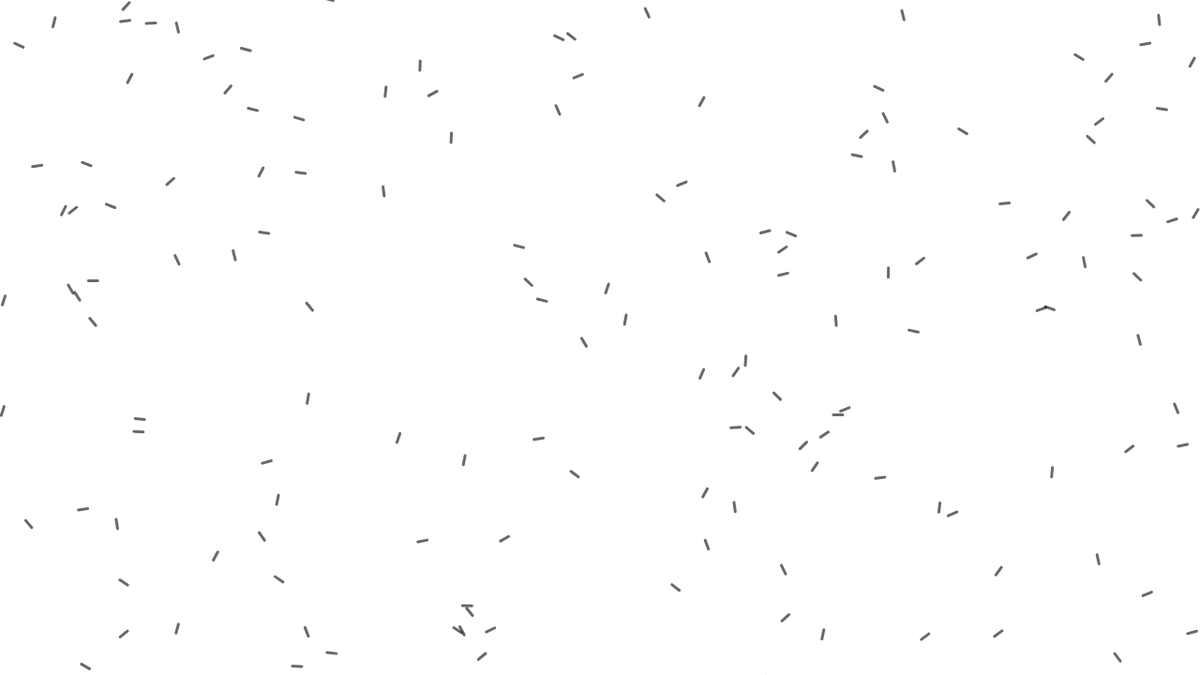
Frame 1 (no input)
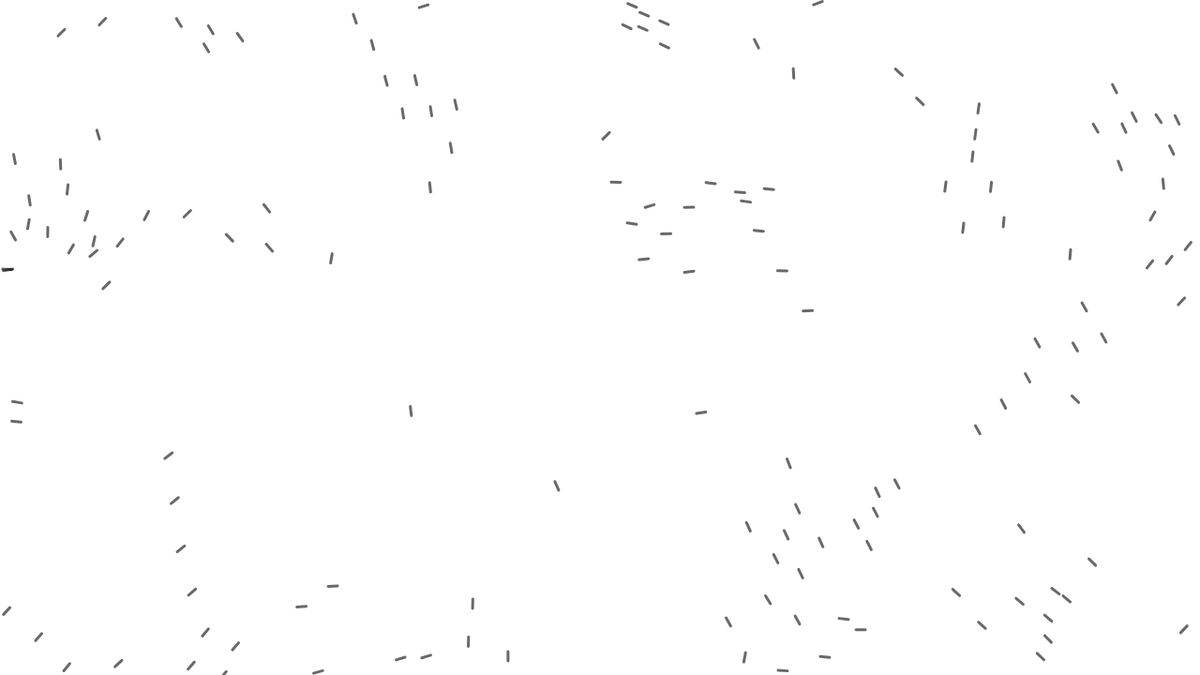
Frame 60 (no input)
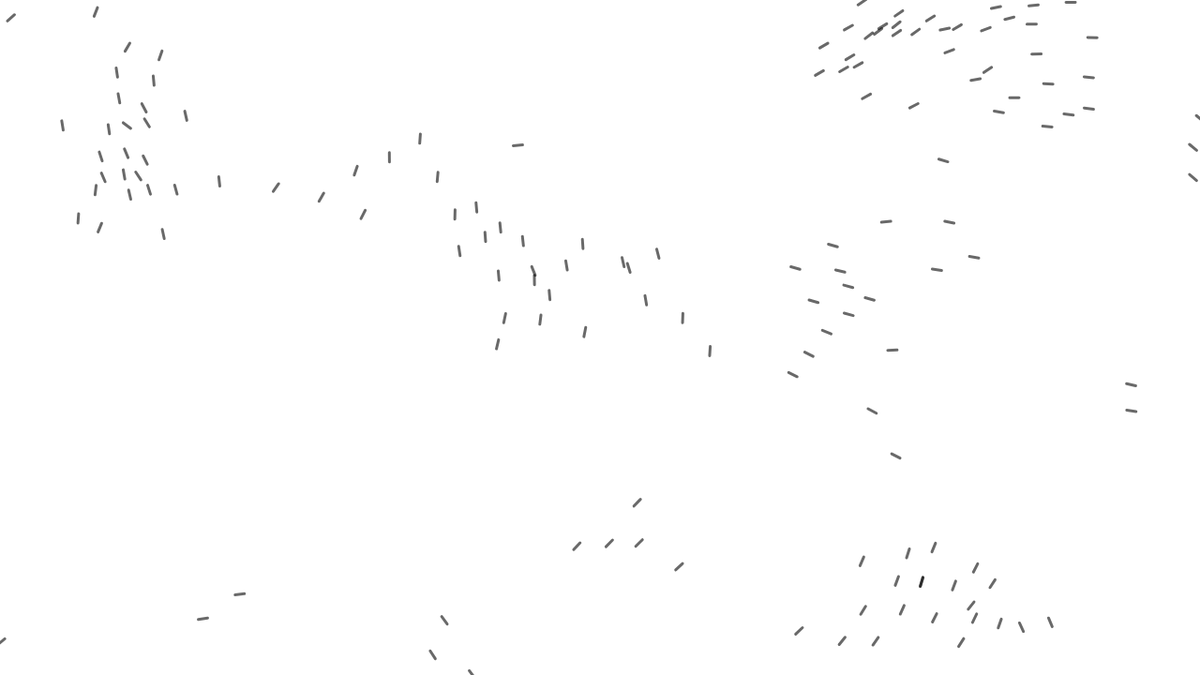
Frame 120 (the mouse pressed at the canvas centre since frame 60)

The p5.js sketch that drew these frames (run headless with seeded random() and noise() and a simulated clock; from frame 60 on, the mouse is pressed at the canvas centre):

// p5.js sketch
// ── sketch.js
var flock;
var alignmentCoef = 1;
var cohesionCoef = 1;
var separationCoef = 1.2;

class Boid {
  constructor() {
    this.pos = createVector(random(width), random(height));
    this.vel = p5.Vector.random2D();
    this.vel.setMag(random(2, 5));
    this.acl = createVector();
    this.perception = 50;
    this.maxacl = 0.6;
    this.maxvel = 4;
  }

  edge() {
    if (this.pos.x > width) {
      this.pos.x = 0;
    } else if (this.pos.x < 0) {
      this.pos.x = width;
    } else if (this.pos.y < 0) {
      this.pos.y = height;
    } else if (this.pos.y > height) {
      this.pos.y = 0;
    }
  }

  check(boids) {
    let alignment = createVector();
    let cohesion = createVector();
    let seperation = createVector();
    let total = 0;
    for (let other of boids) {
      let d = dist(this.pos.x, this.pos.y, other.pos.x, other.pos.y);
      if (other !== this && d < this.perception) {
        alignment.add(other.vel);
        cohesion.add(other.pos);

        let diff = p5.Vector.sub(this.pos, other.pos);
        diff.div(d);
        seperation.add(diff);

        total++;
      }
    }
    if (total > 0) {
      alignment.div(total);
      alignment.sub(this.vel);
      alignment.limit(this.maxacl);

      cohesion.div(total);
      cohesion.sub(this.pos);
      cohesion.limit(this.maxacl);

      seperation.div(total);
      seperation.limit(this.maxacl);

      alignment.mult(alignmentCoef);
      cohesion.mult(cohesionCoef);
      seperation.mult(separationCoef);

      this.acl.add(seperation);
      this.acl.add(alignment);
      this.acl.add(cohesion);
    } else {
      return;
    }
  }

  show() {
    push();
    strokeWeight(3);
    stroke(0, 0, 0, 150);
    let dir = this.vel.copy();
    dir.setMag(10);
    translate(this.pos.x, this.pos.y);
    line(0, 0, dir.x, dir.y);
    pop();
  }

  update() {
    this.edge();
    this.check(flock);
    this.pos.add(this.vel);
    this.vel.add(this.acl);
    this.vel.limit(this.maxvel);
    this.acl.mult(0);
  }
}

function setup() {
  createCanvas(1280, 720);
  flock = [];
  for (let i = 0; i < 150; i++) {
    flock.push(new Boid());
  }
}

function draw() {
  background(255);
  flock.forEach((boid) => {
    boid.update();
    boid.show();
  });
}
